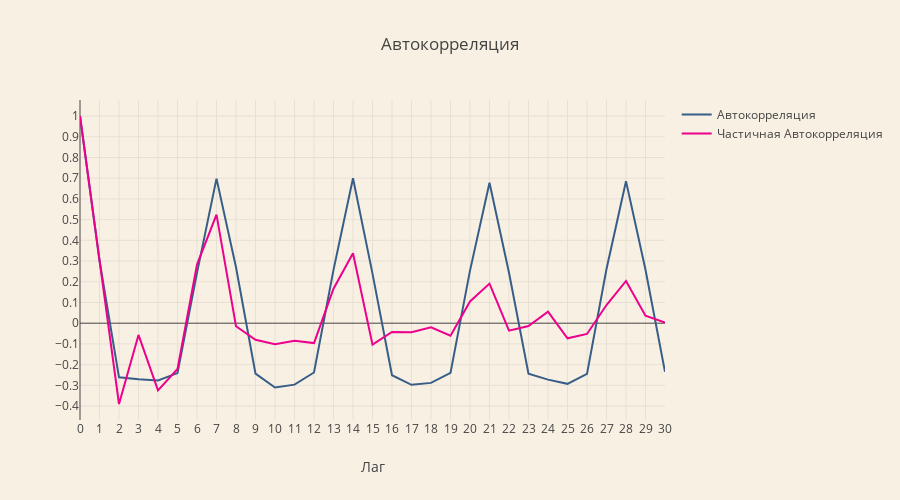

This figure's notebook cell:
### Code cell
import plotly.graph_objects as go
lags = 30
df_acf = acf(total_load_df, nlags=30)
df_pacf = pacf(total_load_df, nlags=30)
fig = go.Figure()
fig.add_trace(go.Scatter(
    x= np.arange(len(df_acf)),
    y= df_acf,
    name= 'Автокорреляция',
    ))
fig.add_trace(go.Scatter(
    x= np.arange(len(df_pacf)),
    y= df_pacf,
    name= 'Частичная Автокорреляция',
    ))
fig.update_layout(
    title="Автокорреляция",
    xaxis_title="Лаг",
    height=500,
    xaxis=dict(tickmode='linear',dtick=1),
    yaxis=dict(tickmode='linear',dtick=0.1)
    )
fig.show()

### Figure 1 — Plotly figure (JSON) as saved in the notebook; plotly's stock layout.template omitted (floating-point values rounded to 4 significant figures)
{"data": [{"name": "Автокорреляция", "type": "scatter", "x": [0, 1, 2, 3, 4, 5, 6, 7, 8, 9, 10, 11, 12, 13, 14, 15, 16, 17, 18, 19, 20, 21, 22, 23, 24, 25, 26, 27, 28, 29, 30], "y": [1, 0.3025, -0.2613, -0.2708, -0.2766, -0.2409, 0.2428, 0.6976, 0.27, -0.2432, -0.3102, -0.2964, -0.2379, 0.2572, 0.6999, 0.239, -0.2511, -0.2972, -0.288, -0.2399, 0.2538, 0.6779, 0.2433, -0.2437, -0.2725, -0.2926, -0.2449, 0.2616, 0.6855, 0.2578, -0.2342]}, {"name": "Частичная Автокорреляция", "type": "scatter", "x": [0, 1, 2, 3, 4, 5, 6, 7, 8, 9, 10, 11, 12, 13, 14, 15, 16, 17, 18, 19, 20, 21, 22, 23, 24, 25, 26, 27, 28, 29, 30], "y": [1, 0.3031, -0.39, -0.05666, -0.3241, -0.2209, 0.2829, 0.5243, -0.01463, -0.07968, -0.1015, -0.0853, -0.09591, 0.1661, 0.3376, -0.1037, -0.04231, -0.04383, -0.01943, -0.06053, 0.105, 0.191, -0.0359, -0.01367, 0.05566, -0.07313, -0.05186, 0.08769, 0.2038, 0.03574, 0.002535]}], "layout": {"height": 500, "title": {"text": "Автокорреляция"}, "xaxis": {"dtick": 1, "tickmode": "linear", "title": {"text": "Лаг"}}, "yaxis": {"dtick": 0.1, "tickmode": "linear"}}}
